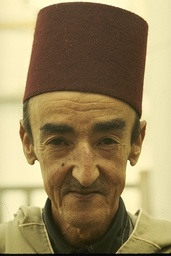
#> input picture Experiments/Image Segmentation exp/secondRound/189080.jpg, 171 x 256 px, shrunk from 321 x 481 before the run
$ jupyter execute --allow-errors iiii.ipynb   (text cells are left out)
#> lines starting #> are read from the running program, lines starting #| are printed output that depends on the picture; after the words box and inside, x2 and y2 are one past the last pixel; in counts of white or black regions, pixels touching at a corner belong together; pictures that were not available may be replaced by others from this repository, and a replacement may not be noted
[cell 1]
import numpy as np
# import random
import math
from matplotlib import pyplot as plt
from sklearn.datasets.samples_generator import make_blobs
import time
import pandas as pd
from scipy.spatial.distance import cdist
from sklearn.utils import shuffle
np.random.seed(15)

[cell 2]
np.random.seed(5)
[ np.random.rand() for i in range(3)]

[cell 3]
cluster=2

[cell 4]
import cv2

# img = cv2.imread('238011.jpg',0)
# e = cv2.imread('238011s.png',0)

img = cv2.imread('189080.jpg' )
#> img is the input picture: shape (256, 171, 3); mean B, G, R 94.2, 133.4, 151.7
e = cv2.imread('238011s.png' )
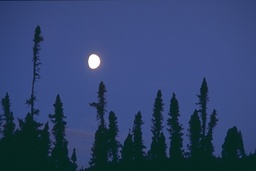
#> input picture Experiments/Image Segmentation exp/secondRound/238011.jpg, 256 x 171 px, shrunk from 481 x 321 before the run, given in place of 238011s.png, which was not available
#> e is the input picture: shape (171, 256, 3); mean B, G, R 110, 67.4, 48.4
# ret,e = cv2.threshold(e,100,255,cv2.THRESH_BINARY)


height, width = img.shape[0],img.shape[1]
#> height = 256; width = 171
img_list = np.reshape(img, (height*width, 3))

plt.imshow(img, cmap='gray')
plt.show()

plt.imshow(e, cmap='gray')
plt.show()


x=img_list
# x=img

pic=cv2.cvtColor(img,cv2.COLOR_RGB2LUV)
#> pic: shape (256, 171, 3); mean of channels 0, 1, 2 132.6, 83.4, 118.2
pic_n = pic.reshape(pic.shape[0]*pic.shape[1], pic.shape[2])
pic_n.shape
x=pic_n

[cell 5]
# data=pd.read_csv('bdt/R15.txt', header=None, sep=',')
# datasetname='Aggregation'
# x= np.asarray(data.iloc[:, :-1]) # np.asarray (data.iloc[:, :-1])

[cell 6]
def generateRandomCenters(c,x):
#> called with c = 2, x = array of shape (43776, 3)
    centers=[]
    _min= (np.min(x))
    _max= (np.max(x))
    t= np.mean(x,axis=0)
#> t = [132.6, 83.37, 118.2]
    for i in range(c):
        centers.append( t + 0.01*i)
#> after the loop, centers = [[132.6, 83.37, 118.2], [132.6, 83.38, 118.2]]
    return np.asarray(centers)

generateRandomCenters(cluster,x)
#> Out = [[132.6, 83.37, 118.2], [132.6, 83.38, 118.2]]

[cell 7]
# intialize random member ship
def initializeMembershipMatrix(n):
    membership_mat = list()
    for i in range(n.shape[0]):
#         random_num_list = [random.random() for i in range(cluster)]
        random_num_list = [ np.random.rand() for i in range(cluster)]
        summation = sum(random_num_list)
        temp_list = [x/summation for x in random_num_list]
        membership_mat.append(temp_list)
    return np.asarray(membership_mat)

[cell 8]
def updateMembershipValue3_2(u, v,val):
    distances = cdist(val, v,metric='euclidean')
    return distances

[cell 9]
# [9 lines of commented-out code are left out]

[cell 10]
def CalculateWeightValues(cluster_center,val,q):

    membership=[]
    distances = cdist(val, v,metric='euclidean')[:,q]
    sumdistance=np.sum(distances)
    membership= distances/sumdistance

    return membership

[cell 11]
def CalculateWeightValuesByIndex(cluster_center,val,q,index):

# [4 lines of commented-out code are left out]

    distances = cdist(val, v,metric='euclidean')[:,q]
    sumdistance=np.sum(distances)
    membership= distances[index]/sumdistance

    return membership

[cell 12]
def calcError(center,mem):
    dist=0
    for i in range(mem.shape[0]):
        dist+=np.linalg.norm(center - mem[i])
    return dist

[cell 13]
def moveVtoTheCenter(v,u,x):
    for k in range( cluster):
        items=[]
        for i  in range(  (x.shape[0])):
            if(u[i,k]>=np.max(u[i])):
                items.append(x[i])
        v[k]=np.mean(items, axis=0)
    return v

[cell 14]
def _k_init(X, n_clusters, x_squared_norms, random_state, n_local_trials=None):
    """Init n_clusters seeds according to k-means++
    Parameters
    ----------
    X : array or sparse matrix, shape (n_samples, n_features)
        The data to pick seeds for. To avoid memory copy, the input data
        should be double precision (dtype=np.float64).
    n_clusters : integer
        The number of seeds to choose
    x_squared_norms : array, shape (n_samples,)
        Squared Euclidean norm of each data point.
    random_state : int, RandomState instance
        The generator used to initialize the centers. Use an int to make the
        randomness deterministic.
        See :term:`Glossary <random_state>`.
    n_local_trials : integer, optional
        The number of seeding trials for each center (except the first),
        of which the one reducing inertia the most is greedily chosen.
        Set to None to make the number of trials depend logarithmically
        on the number of seeds (2+log(k)); this is the default.
    Notes
    -----
    Selects initial cluster centers for k-mean clustering in a smart way
    to speed up convergence. see: Arthur, D. and Vassilvitskii, S.
    "k-means++: the advantages of careful seeding". ACM-SIAM symposium
    on Discrete algorithms. 2007
    Version ported from http://www.stanford.edu/~darthur/kMeansppTest.zip,
    which is the implementation used in the aforementioned paper.
    """
#> called with X = array of shape (43776, 3), n_clusters = 2, x_squared_norms = array of shape (43776,)
    n_samples, n_features = X.shape
#> n_samples = 43776; n_features = 3

    centers = np.empty((n_clusters, n_features), dtype=X.dtype)
#> centers = [[96, 42, 154], [70, 12, 86]]

    assert x_squared_norms is not None, 'x_squared_norms None in _k_init'

    # Set the number of local seeding trials if none is given
    if n_local_trials is None:
        # This is what Arthur/Vassilvitskii tried, but did not report
        # specific results for other than mentioning in the conclusion
        # that it helped.
        n_local_trials = 2 + int(np.log(n_clusters))

    # Pick first center randomly
    center_id = random_state.randint(n_samples)
#> center_id = 15795
    if sp.issparse(X):
        centers[0] = X[center_id].toarray()
    else:
        centers[0] = X[center_id]

    # Initialize list of closest distances and calculate current potential
    closest_dist_sq = euclidean_distances(
        centers[0, np.newaxis], X, Y_norm_squared=x_squared_norms,
        squared=True)
    current_pot = closest_dist_sq.sum()
#> current_pot = 0

    # Pick the remaining n_clusters-1 points
    for c in range(1, n_clusters):
        # Choose center candidates by sampling with probability proportional
        # to the squared distance to the closest existing center
        rand_vals = random_state.random_sample(n_local_trials) * current_pot
        candidate_ids = np.searchsorted(stable_cumsum(closest_dist_sq),
                                        rand_vals)

        # Compute distances to center candidates
        distance_to_candidates = euclidean_distances(
            X[candidate_ids], X, Y_norm_squared=x_squared_norms, squared=True)

        # Decide which candidate is the best
        best_candidate = None
        best_pot = None
        best_dist_sq = None
        for trial in range(n_local_trials):
            # Compute potential when including center candidate
            new_dist_sq = np.minimum(closest_dist_sq,
                                     distance_to_candidates[trial])
            new_pot = new_dist_sq.sum()

            # Store result if it is the best local trial so far
            if (best_candidate is None) or (new_pot < best_pot):
                best_candidate = candidate_ids[trial]
                best_pot = new_pot
                best_dist_sq = new_dist_sq

        # Permanently add best center candidate found in local tries
        if sp.issparse(X):
            centers[c] = X[best_candidate].toarray()
        else:
            centers[c] = X[best_candidate]
        current_pot = best_pot
        closest_dist_sq = best_dist_sq
#> this loop made 1 pass
#> candidate_ids on pass 1: [0, 0]
#> after the loop, centers = [[156, 77, 110], [227, 79, 122]]

    return centers

[cell 15]
# x_squared_norms = np.row_norms(x, squared=True)

from sklearn.utils.extmath import row_norms
from sklearn.utils.extmath import row_norms, squared_norm, stable_cumsum
import scipy.sparse as sp
from sklearn.metrics.pairwise import euclidean_distances

c = _k_init(x,cluster, row_norms(x, squared=True), np.random.RandomState(seed=42))
#> c = [[156, 77, 110], [227, 79, 122]]
c
#> Out = [[156, 77, 110], [227, 79, 122]]

[cell 16]
for index,i in enumerate(c) :
    if(index%2==0):
        c[index]= i + index*0.05
        print(c[index])
    else:
        c[index]=i - index*0.05
        print(c[index])
#> this loop made 2 passes
#| [156  77 110]
#| [226  78 121]
#> after the loop, c = [[156, 77, 110], [226, 78, 121]]

[cell 17]
u=initializeMembershipMatrix(x)
#> the loop in initializeMembershipMatrix, `for i in range(n.shape[0]):` made 43776 passes
#> temp_list on passes 1 to 3: [0.653, 0.347], [0.444, 0.556], [0.636, 0.364]
#> after the loop in initializeMembershipMatrix, `for i in range(n.shape[0]):`: membership_mat = 43776 items
#> u = 43776 pairs, first value 2.01e-05 to 1, second value 1.56e-06 to 1
v=generateRandomCenters(cluster,x)#c#generateRandomCenters(cluster,x)
#> v = [[132.6, 83.37, 118.2], [132.6, 83.38, 118.2]]

w=updateMembershipValue3_2(u,v,x)
#> in updateMembershipValue3_2, `distances = cdist(val, v,metric='euclidean')`: distances = 43776 pairs, first value 1.84 to 134.4, second value 1.83 to 134.4
#> w has the same summary as distances in updateMembershipValue3_2


ny=np.argmin(w,axis=1)

# [4 lines of commented-out code are left out]

[cell 18]
x

[cell 19]
# val=x
errorlist=[]
start=time.time()
for t in range(50):
    print(t)
    error=0
    for q in range(cluster):

        val=x[ny == q,:]

        if(val.shape[0]!=0):

            weight=CalculateWeightValues(v[q],val,q)

            temp=0
            for i in range(val.shape[0]):
                temp += weight[i]*(val[i]- v[q])
            v[q]= v[q]+temp

        error+=calcError(v[q],val)

#     print(t,q,error)
    errorlist.append([error,time.time()- start])

    w=updateMembershipValue3_2(u,v,x)
    ny=np.argmin(w,axis=1)
#> this loop made 50 passes
#> after the loop, errorlist = 50 pairs, first value 1071079.7 to 1544404.3, second value 0.323 to 17.82; v = [[79.88, 86.32, 116.4], [203, 77.89, 119.8]]

[cell 20]
index = np.copy(ny)
index = np.reshape(index, (height, width))
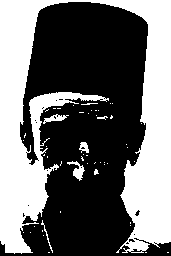
#> index: shape (256, 171) int64; values 0 (black) and 1 (white), 42.3% white; 51 white regions (43 under 20 px), largest, box (x1, y1, x2, y2) and area: (0, 0, 171, 254) 17982, (67, 161, 85, 181) 142, (43, 114, 69, 124) 109
plt.xticks([])
plt.yticks([])
# axes = plt.gca()
plt.imshow(index, cmap='gray')
plt.show(block=True)

[cell 21]
pic2show = v[ny]
cluster_pic = pic2show.reshape(pic.shape[0], pic.shape[1], pic.shape[2])
#> cluster_pic: shape (256, 171, 3) float64; mean of channels 0, 1, 2 131.9, 82.8, 117.8
plt.imshow(cluster_pic/255)
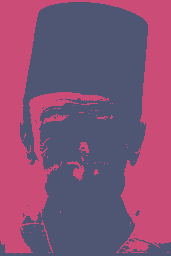
#> shown: shape (256, 171, 3) float64; mean R, G, B 0.517, 0.325, 0.462

[cell 22]
for i in range ( cluster):
    plt.scatter(x[ny == i, 0], x[ny == i, 1],  s=10, label="Cluster - "+str(i))
plt.scatter(x=np.asarray(v)[:,0],y=np.asarray(v)[:,1], color='black',s=50)
# plt.savefig(datasetname+'_'+str(total_time)+'_pocs.jpg')
plt.show()
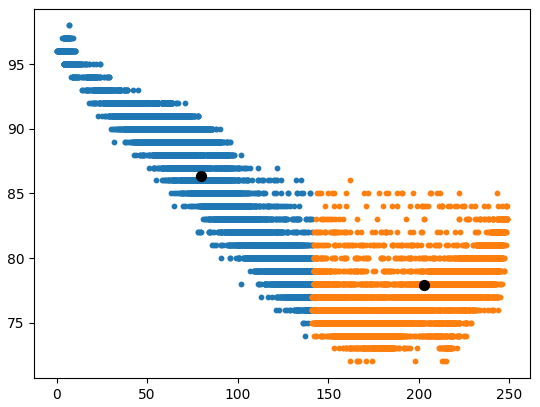
#> figure drawn by matplotlib, 1 panel

[cell 23]
pic2show = v[ny]
cluster_pic = np.reshape(pic2show, (height, width,3))

[cell 24]
v
#> Out = [[79.88, 86.32, 116.4], [203, 77.89, 119.8]]

[cell 25]
plt.imshow(cluster_pic/255, cmap='gray')
plt.show(block=True)

[cell 26]
# [8 lines of commented-out code are left out]

[cell 27]
np.unique(ny).shape
#> Out = (2,)
# v.shape
